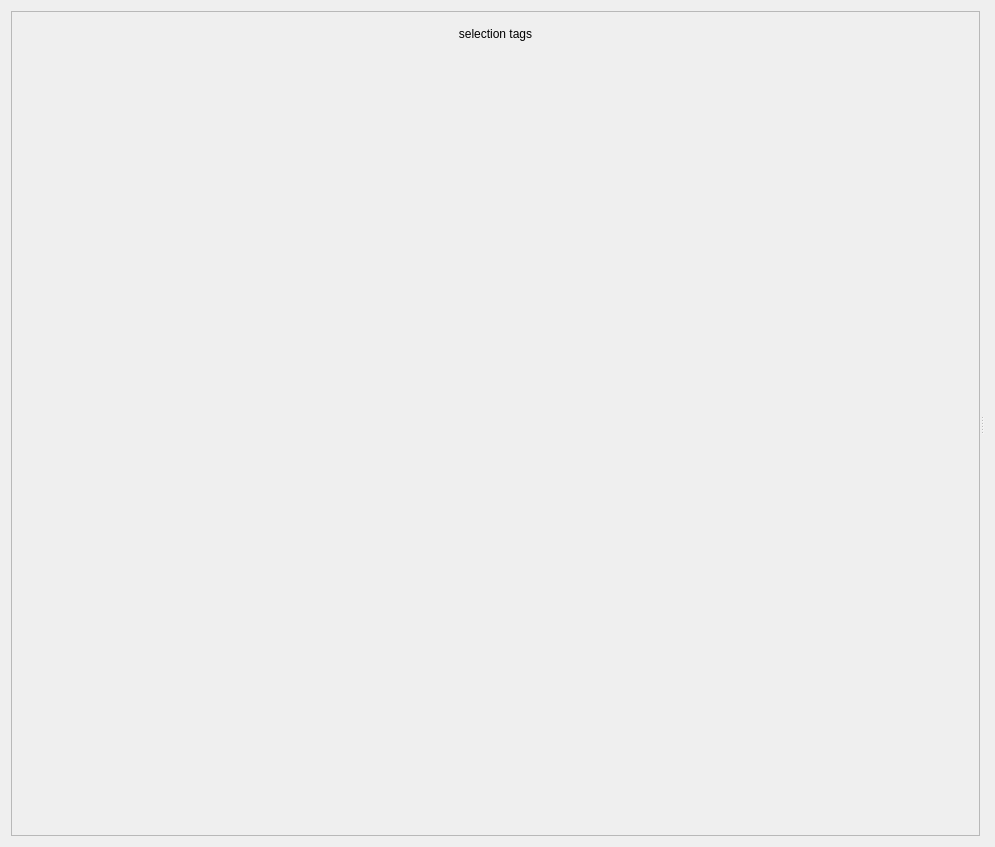
<?xml version="1.0" encoding="UTF-8"?>
<ui version="4.0">
 <class>FileView</class>
 <widget class="QWidget" name="FileView">
  <property name="geometry">
   <rect>
    <x>0</x>
    <y>0</y>
    <width>995</width>
    <height>847</height>
   </rect>
  </property>
  <property name="windowTitle">
   <string>Form</string>
  </property>
  <layout class="QVBoxLayout" name="verticalLayout_2">
   <item>
    <widget class="QSplitter" name="splitter">
     <property name="orientation">
      <enum>Qt::Horizontal</enum>
     </property>
     <widget class="QFrame" name="frame">
      <property name="frameShape">
       <enum>QFrame::StyledPanel</enum>
      </property>
      <property name="frameShadow">
       <enum>QFrame::Raised</enum>
      </property>
      <layout class="QVBoxLayout" name="verticalLayout">
       <item>
        <widget class="QFrame" name="searchFrame">
         <property name="frameShape">
          <enum>QFrame::NoFrame</enum>
         </property>
         <property name="frameShadow">
          <enum>QFrame::Raised</enum>
         </property>
         <layout class="QVBoxLayout" name="verticalLayout_5">
          <property name="spacing">
           <number>0</number>
          </property>
          <property name="leftMargin">
           <number>0</number>
          </property>
          <property name="topMargin">
           <number>0</number>
          </property>
          <property name="rightMargin">
           <number>0</number>
          </property>
          <property name="bottomMargin">
           <number>0</number>
          </property>
         </layout>
        </widget>
       </item>
       <item>
        <widget class="QLabel" name="label_3">
         <property name="text">
          <string>selection tags</string>
         </property>
         <property name="alignment">
          <set>Qt::AlignCenter</set>
         </property>
        </widget>
       </item>
       <item>
        <widget class="QFrame" name="tagFrame">
         <property name="sizePolicy">
          <sizepolicy hsizetype="Preferred" vsizetype="MinimumExpanding">
           <horstretch>0</horstretch>
           <verstretch>0</verstretch>
          </sizepolicy>
         </property>
         <property name="frameShape">
          <enum>QFrame::NoFrame</enum>
         </property>
         <property name="frameShadow">
          <enum>QFrame::Raised</enum>
         </property>
         <layout class="QVBoxLayout" name="verticalLayout_4">
          <property name="leftMargin">
           <number>0</number>
          </property>
          <property name="topMargin">
           <number>0</number>
          </property>
          <property name="rightMargin">
           <number>0</number>
          </property>
          <property name="bottomMargin">
           <number>0</number>
          </property>
         </layout>
        </widget>
       </item>
      </layout>
     </widget>
     <widget class="QFrame" name="viewFrame">
      <property name="frameShape">
       <enum>QFrame::NoFrame</enum>
      </property>
      <property name="frameShadow">
       <enum>QFrame::Raised</enum>
      </property>
      <layout class="QVBoxLayout" name="verticalLayout_3">
       <property name="leftMargin">
        <number>0</number>
       </property>
       <property name="topMargin">
        <number>0</number>
       </property>
       <property name="rightMargin">
        <number>0</number>
       </property>
       <property name="bottomMargin">
        <number>0</number>
       </property>
      </layout>
     </widget>
    </widget>
   </item>
  </layout>
 </widget>
 <resources/>
 <connections/>
</ui>
